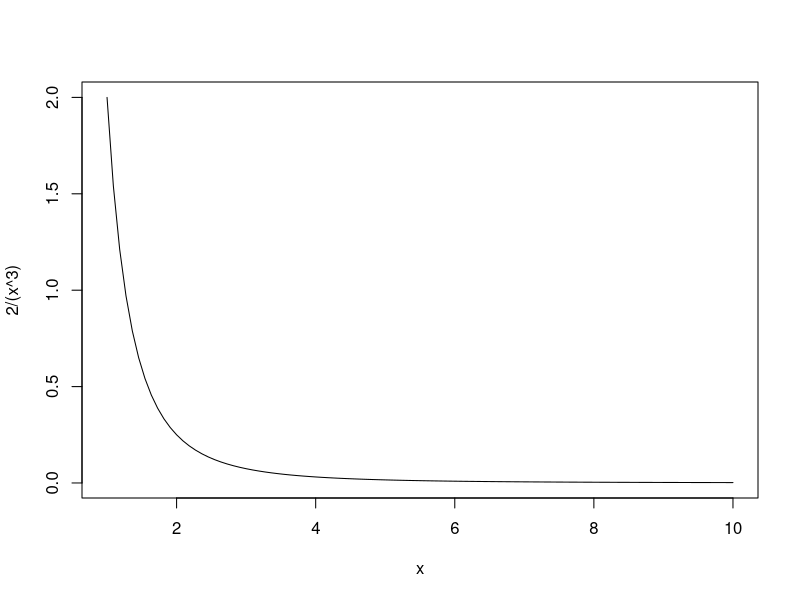
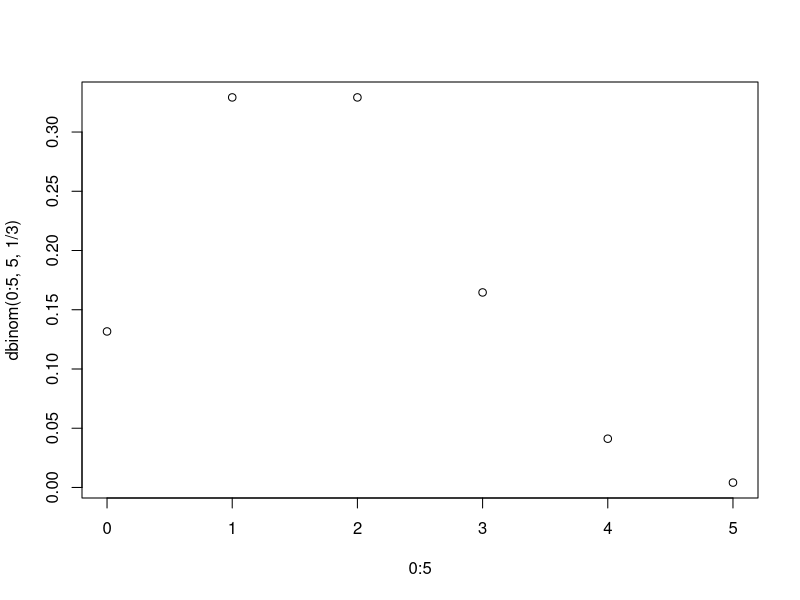
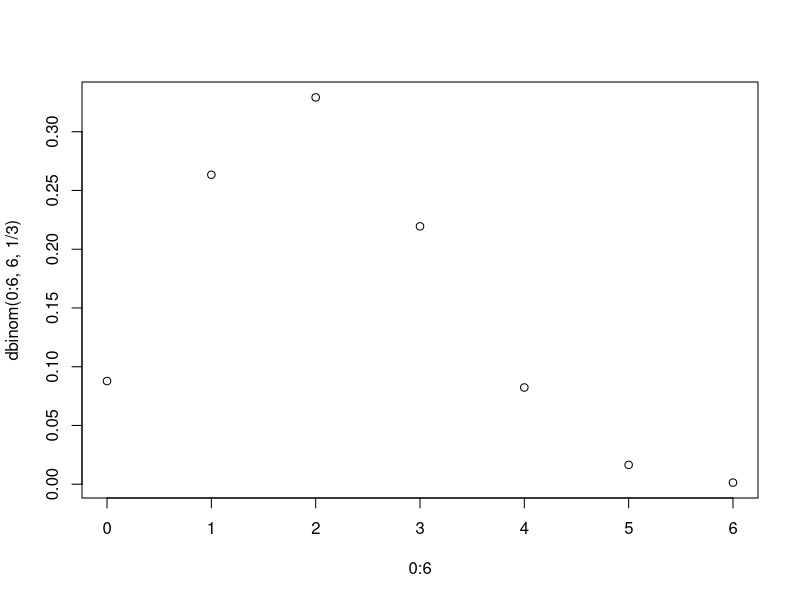
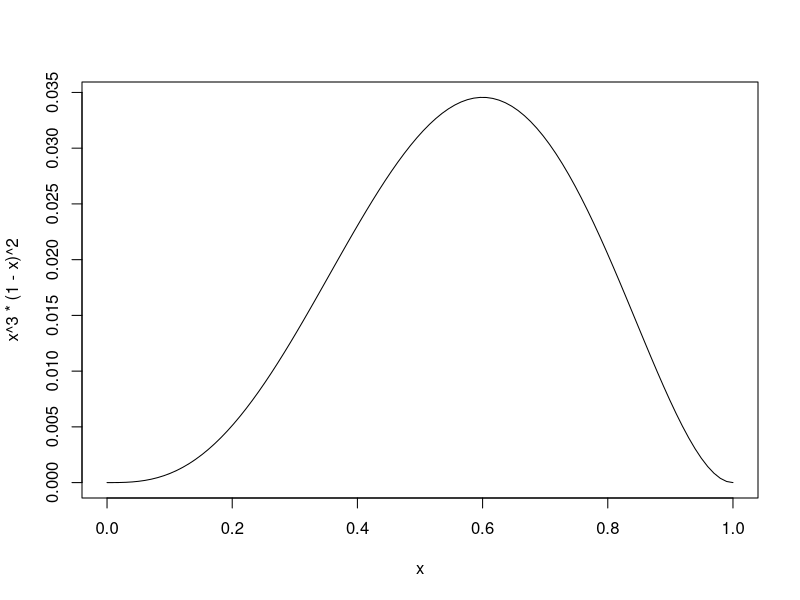
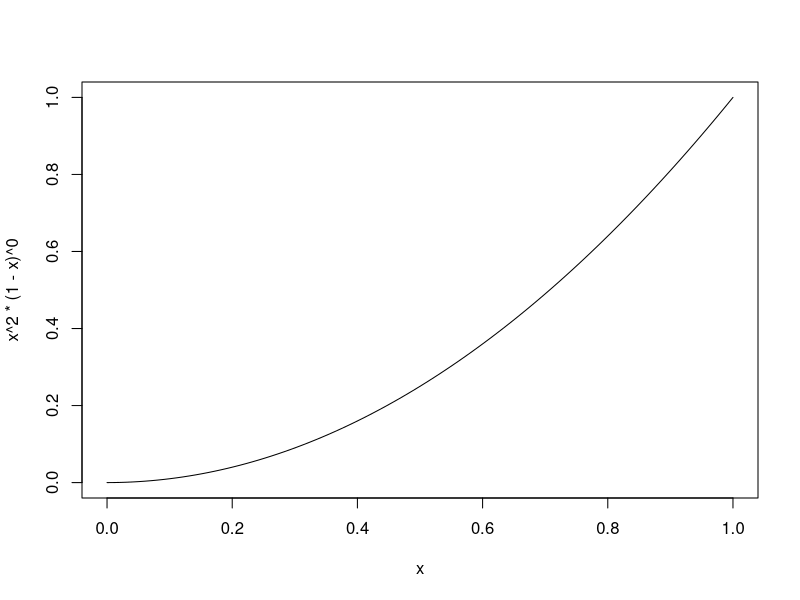

Here is the R script that generated these plots, in order:
## ---- chunk 1
curve(2/(x^3), from=1, to=10, 100)
## ---- chunk 2
plot(0:5,dbinom(0:5,5,1/3))

which.max(pbinom(0:5,5,1/3)>=0.5)-1

which.max(dbinom(0:5,5,1/3))-1
## ---- chunk 3
plot(0:6,dbinom(0:6,6,1/3))

which.max(pbinom(0:6,6,1/3)>=0.5)-1

which.max(dbinom(0:6,6,1/3))-1
## ---- chunk 4
#A mostly non rainy year

rain<-rep(0,365)
days<-sample(1:365,10)
amounts<-sample(1:10,10)
rain[days]<-amounts

mean(rain)
median(rain)
max(rain)


mean(rain[rain>0])
median(rain[rain>0])
max(rain[rain>0])
## ---- chunk 5
  curve(x^3*(1-x)^2, from=0, to=1, 100)
## ---- chunk 6
(1/2)^(1/3)
## ---- chunk 7
  curve(x^2*(1-x)^0, from=0, to=1, 100)
